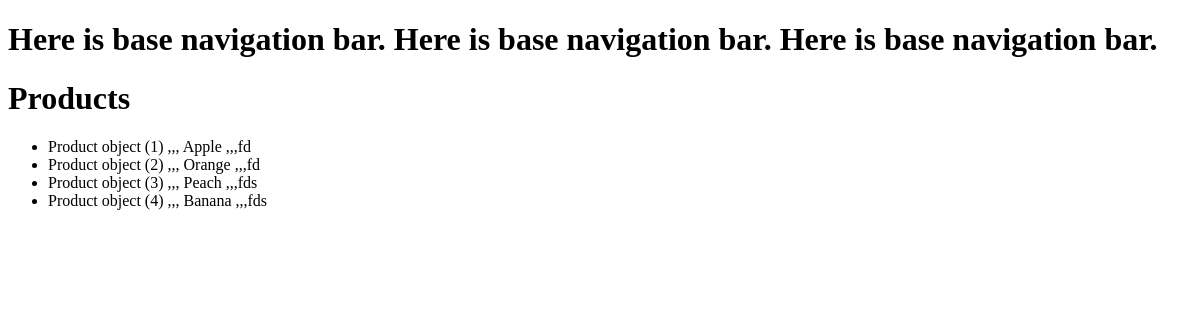
The app's page /products/, older data.
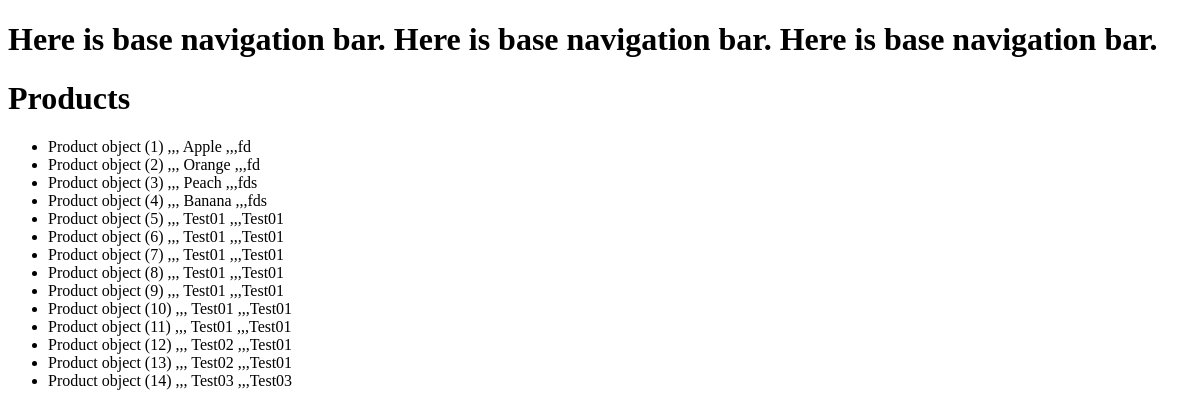
The same page, newer data.
### products/models.py (models this page shows)
class Product(models.Model):
    title = models.TextField()
    description = models.TextField()
    price = models.TextField()
    summary = models.TextField(default='This is summary.')

### pages/views.py (the view)
# urls.py: path('products/', products_view),
def products_view(request):
    my_context = {
        'products': Product.objects.all()
    }
    return render(request, 'products.html', my_context)

### templates/products.html
{% extends 'base.html' %}
{% block content %}
    <h1>Products</h1>
    <ul>
        {% for item in products %}
            <li>{{ item }} ,,, {{ item.title }} ,,,{{ item.description }}</li>
        {% endfor %}
    </ul>
{% endblock %}

### templates/base.html (shortened to what this page needs)
<!DOCTYPE html>
<html lang="en">
<head>
</head>
<body>
<h1>Here is base navigation bar. Here is base navigation bar. Here is base navigation bar.</h1>
{% block content %}{% endblock %}
</body>
</html>

Row changes from the older to the newer data that the page shows:
added Product: id "Product object (5)", title "Test01", description "Test01"
added Product: id "Product object (6)", title "Test01", description "Test01"
added Product: id "Product object (7)", title "Test01", description "Test01"
added Product: id "Product object (8)", title "Test01", description "Test01"
added Product: id "Product object (9)", title "Test01", description "Test01"
added Product: id "Product object (10)", title "Test01", description "Test01"
added Product: id "Product object (11)", title "Test01", description "Test01"
added Product: id "Product object (12)", title "Test02", description "Test01"
added Product: id "Product object (13)", title "Test02", description "Test01"
added Product: id "Product object (14)", title "Test03", description "Test03"
